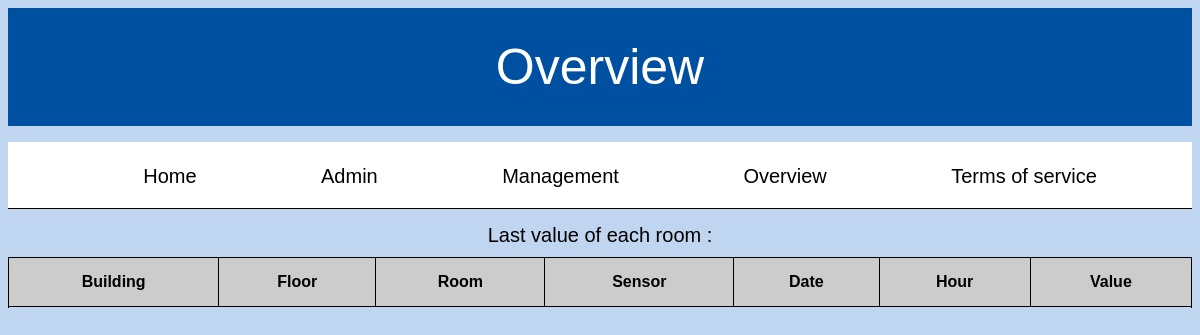
Page /nginx/Web/consultation.php on the earlier database version.
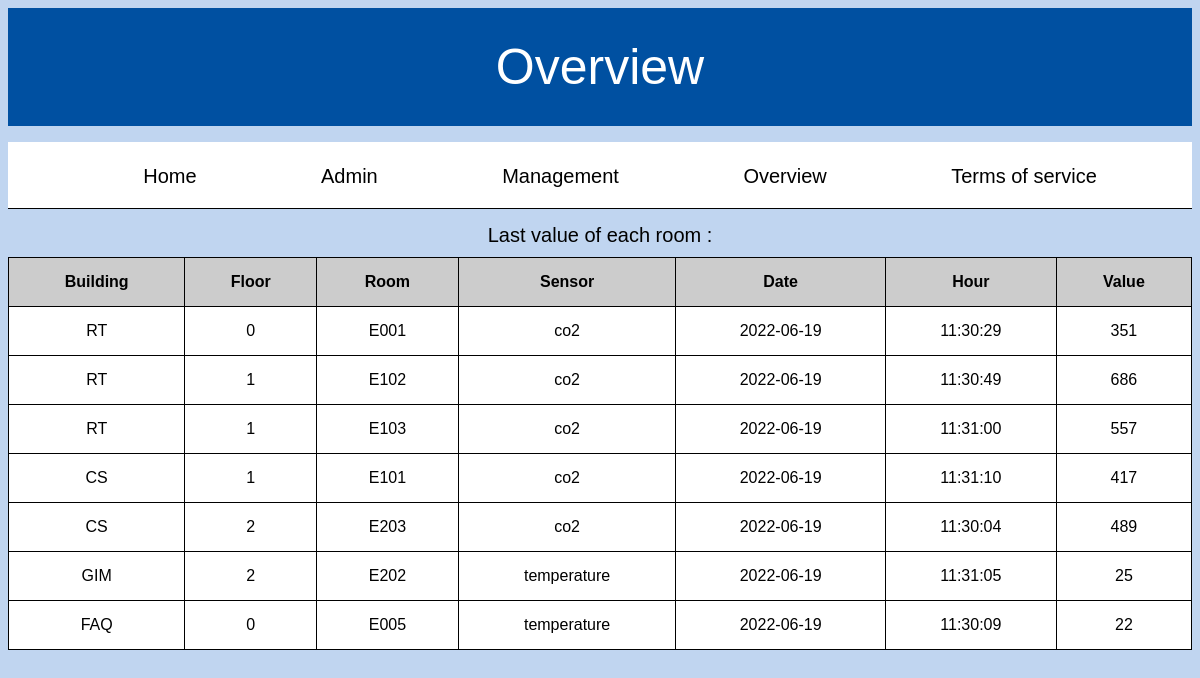
Same page on the later database version.
### tables this page shows
CREATE TABLE `batiment` (
  `id` int(11) NOT NULL,
  `nom` text NOT NULL,
  `login` text NOT NULL,
  `mdp` text NOT NULL
);

### nginx/Web/consultation.php (the view, shortened to what this page needs)
<!DOCTYPE html>
<html>
<head>
    <link rel="stylesheet" href="style/styleConsul.css">
</head>
<body>
    <div class="bandeau">Overview</div>
    <nav>
        <ul>
            <li><a href="./">Home</a></li>
            <li><a href="admin/login_admin.php">Admin</a></li>
            <li><a href="gestion/login_gestion.php">Management</a></li>
            <li><a href="consultation.php">Overview</a></li>
            <li><a href="mentions_legales.php">Terms of service</a></li>
        </ul>
    </nav>
    <div class="info">Last value of each room :</div>
	<?php
		    include ("mysql.php");
        $reqBat = "SELECT id, nom FROM batiment";
        $resBat = mysqli_query($db, $reqBat);
        echo("<table>");
        echo("<tr><th>Building</th><th>Floor</th><th>Room</th><th>Sensor</th><th>Date</th><th>Hour</th><th>Value</th></tr>");
        for($i = 0; $i < mysqli_num_rows($resBat); $i++){
        	$bat = mysqli_fetch_assoc($resBat);
        	$idBat = $bat["id"];
        	$nomBat = $bat["nom"];
        	$reqSalle = "SELECT DISTINCT salle FROM capteur WHERE batiment = '$idBat'";
        	$resSalle = mysqli_query($db, $reqSalle);
        	for($j = 0; $j < mysqli_num_rows($resSalle); $j++){
        		$sal = mysqli_fetch_assoc($resSalle);
	        	$salle = $sal["salle"];
	        	$reqVal = "SELECT valeur.*, mesure.*, capteur.etage, capteur.type FROM valeur LEFT JOIN mesure ON valeur.id_mesure = mesure.id LEFT JOIN capteur ON valeur.id_capteur = capteur.id LEFT JOIN batiment ON capteur.batiment = batiment.id WHERE capteur.salle = '$salle' AND batiment.id = '$idBat' ORDER BY mesure.date DESC, mesure.heure DESC LIMIT 1";
	        	$resVal = mysqli_query($db, $reqVal);
	        	echo("<tr>");
	        	for($k = 0; $k < mysqli_num_rows($resVal); $k++){
					$mes = mysqli_fetch_assoc($resVal);
					$date = $mes["date"];
		        	$heure = $mes["heure"];
		        	$valeur = $mes["valeur"];
		        	$type = $mes["type"];
		        	$etage = $mes["etage"];
		        	echo("<td>" . $nomBat . "</td><td>" . $etage  . "</td><td>" . $salle  . "</td><td>" . $type  . "</td><td>" . $date  . "</td><td>" . $heure  . "</td><td>" . $valeur  . "</td>");
	        	}
        	}
        }
        echo("</table>");
    ?>
</body>
</html>

### nginx/Web/style/styleConsul.css (style rules this page uses)
body { font-family: Helvetica, sans-serif; font-weight: 100; background-color : #C0D5F0; }
.bandeau { background-color : #0050A1; font-size : 50px; color : white; font-weight: lighter; text-align : center; margin-bottom : 0px; padding : 30px; }
.info { font-size : 20px; text-align : center; margin-bottom : 10px; }
nav ul { height : 50px; list-style-type : none; }
nav ul li { display : inline; text-align : center; margin-left : 60px; margin-right : 60px; position : relative; top : 45%; }
nav { position : sticky; background-color : white; top : 0px; text-align : center; border-bottom: 1px solid; margin-bottom : 15px; z-index : 2; }
a { text-decoration : none; font-size : 20px; color : black; }
table { width : 100%; }
th { background-color : #CCCCCC; }
td { background-color : #FFFFFF; }
th, td { text-align: center; padding: 15px; }
table, th, td { border: 1px solid; border-collapse: collapse; }

Differences in the rows shown:
now on this page (row unchanged): batiment: nom "RT"
now on this page (row unchanged): batiment: nom "CS"
now on this page (row unchanged): batiment: nom "GIM"
added batiment: nom "FAQ"
Other differences:
new list line: "0 E001 co2 2022-06-19 11:30:29 351 1 E102 co2 2022-06-19 11:30:49 686 1 E103 co2 2022-06-19 11:31:00 557"
new list line: "1 E101 co2 2022-06-19 11:31:10 417 2 E203 co2 2022-06-19 11:30:04 489"
new list line: "2 E202 temperature 2022-06-19 11:31:05 25"
new list line: "0 E005 temperature 2022-06-19 11:30:09 22"
